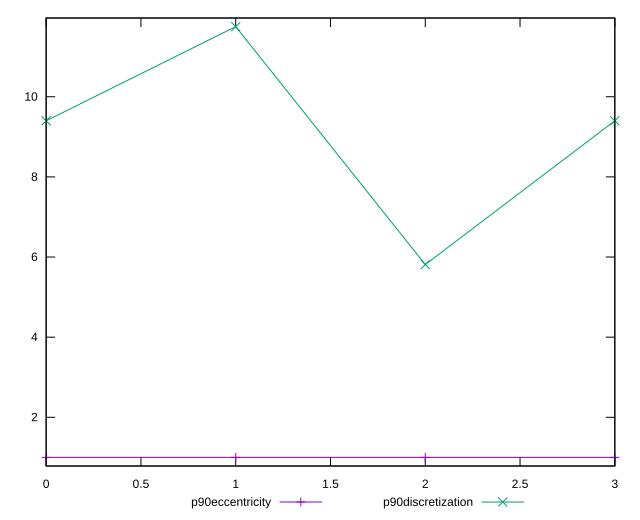

Write gnuplot code to recreate this figure.
reset

$p90Eccentricity <<EOF
0 1.0000000000000007
1 1.0000000000000016
2 0.9999999999999997
3 1.0000000000000004
EOF

$p90Discretization <<EOF
0 9.4
1 11.75
2 5.8125
3 9.4
EOF

set key outside below
set xrange [0:3]
set yrange [0.7849999999999997:11.965]
set trange [0.7849999999999997:11.965]
set terminal svg size 640, 520 enhanced background rgb 'white'
set output "reports/report_00030_2021-02-24T20-42-31.540Z/uses-http2/progression/eccentricity.svg"

plot $p90Eccentricity title "p90eccentricity" with linespoints, \
     $p90Discretization title "p90discretization" with linespoints

reset
